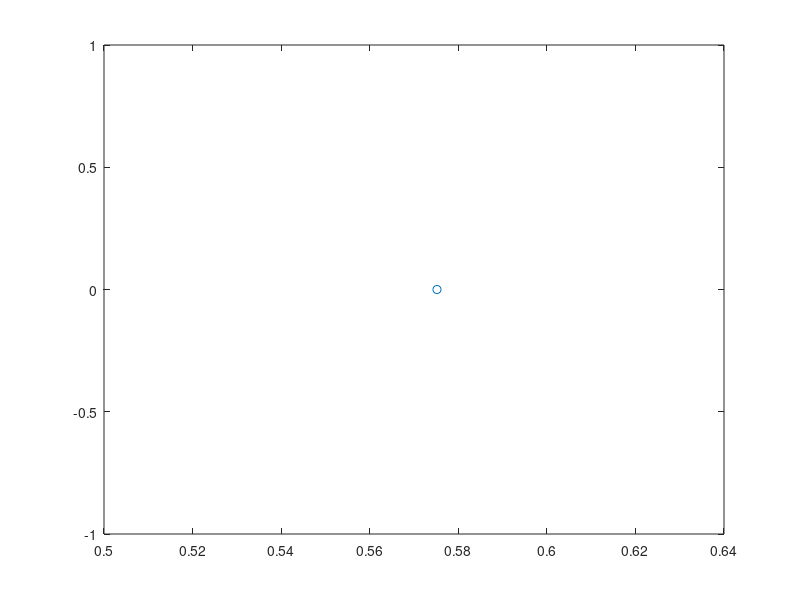

MATLAB code to generate this figure:
% this script will generate points that are 'd' distance apart over a
% virion of radius 'R'
%------------------------------------------------------------------------------------------------------------
%uncomment this when generate the unbinned points
%X=[450 350 64]
%comment the following tow lines when generate unbinned points
center=[15 -95 0]
X=center;
%X=X+center
%X=X.*2
%R=400;
%d=10;
%-------------------------------------------------------------------------------------------------------------
d=5;
R=220;
%no of cicles in one hemisphere
S=(pi*R)/2
N=round(S/d)
% points in the 0th circle
n=round(2*pi*R/d)
Z=0;
t=[0:n-1]';
       A=R*cos(2*pi*t/n);
       B=R*sin(2*pi*t/n);
       plot(R*cos(2*pi*t/n),R*sin(2*t*pi/n),'o')
C=horzcat(A,B);       
D=repmat(Z,n,1);
E=horzcat(C,D);
%F=[0 0 0];
F=X
G=repmat(F,n,1);
E=E+G;
%dlmwrite('circle_0.new',E,' ');
% points on other circles
for i=1:N
    theta=(i*d/R);
    R_new=R*(cos(theta));
    Z=R*(sin(theta));
    n=round((2*pi*R_new/d));
    t=[0:n-1]';
       A=R_new*cos(2*pi*t/n);
       B=R_new*sin(2*pi*t/n);
       plot(R_new*cos(2*pi*t/n),R_new*sin(2*t*pi/n),'o')
    C=horzcat(A,B);
    D=repmat(Z,n,1);
    H=horzcat(C,D);
    %F=[0 0 0];
    F=X;
    G=repmat(F,n,1);
    H=H+G;
    E=vertcat(E,H);
    
    %dlmwrite('circle[i].new',E,' ');
end
for i=1:N
    theta=(i*d/R);
    R_new=R*(cos(theta));
    Z=-R*(sin(theta));
    n=round((2*pi*R_new/d));
    t=[0:n-1]';
       A=R_new*cos(2*pi*t/n);
       B=R_new*sin(2*pi*t/n);
       plot(R_new*cos(2*pi*t/n),R_new*sin(2*t*pi/n),'o')
    C=horzcat(A,B);
    D=repmat(Z,n,1);
    I=horzcat(C,D);
    %F=[0 0 0];
    F=X;
    G=repmat(F,n,1);
    I=I+G;
    E=vertcat(E,I);
    
    %dlmwrite('circle[i].new',E,' ');
end
size(E)
dlmwrite('tomo-6891-points.txt',E,' ');
